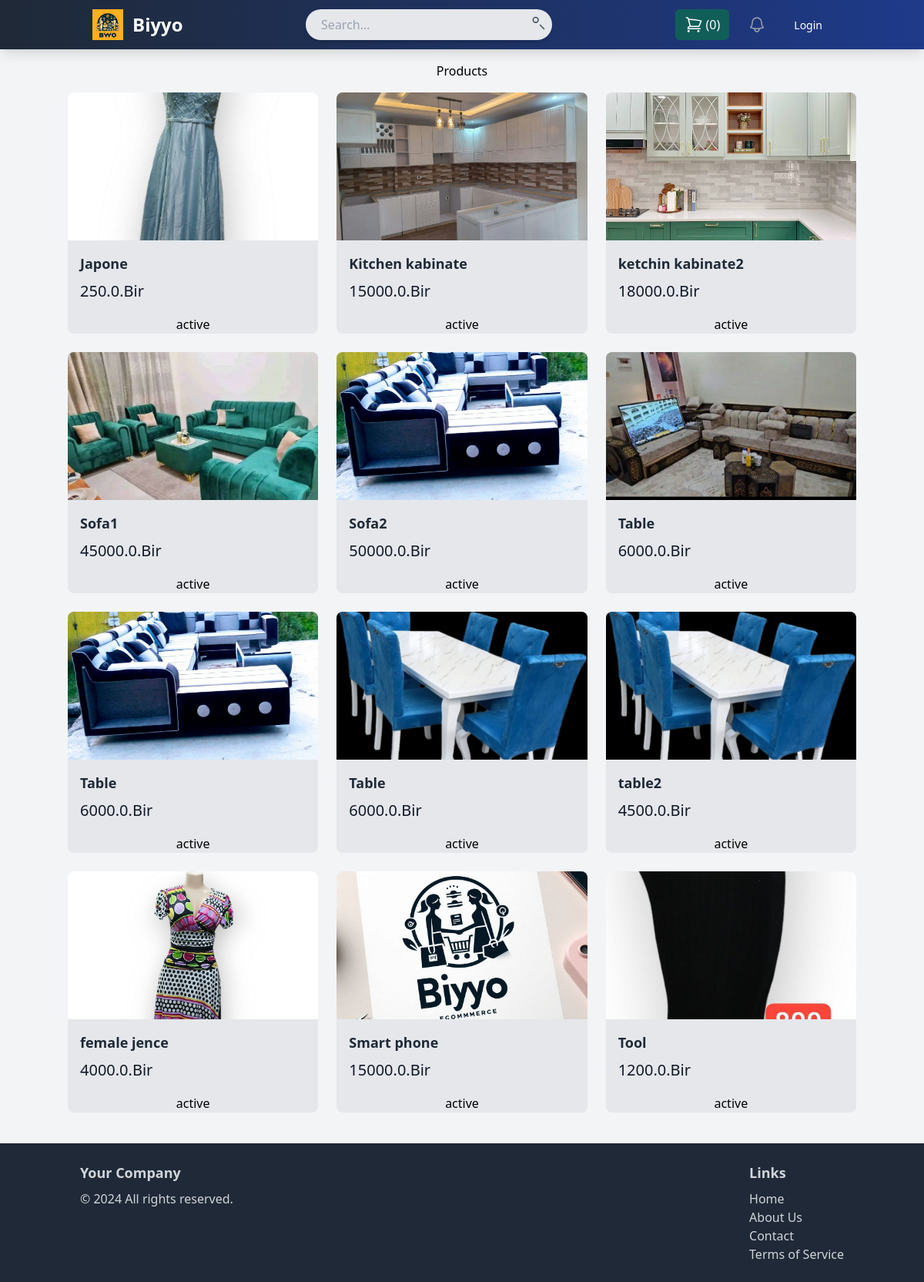
The page /vendors/2/ on the database its author committed.
### Stores/models.py (models this page shows, shortened)
class Products(models.Model):
    DRAFT= 'Draft'
    WAITING_APPROVAL= 'Waiting Apruval'
    ACTIVE = 'active'
    DELETE = 'delete'
    STATUS_CHOICES = (
        (DRAFT,'Draft'),
        (WAITING_APPROVAL,'Waiting Apruval'),
        (ACTIVE,'active'),
        (DELETE, 'delete')
    )
    id = models.AutoField(primary_key=True)
    name = models.CharField(max_length=50, blank=True, null=True)
    image = models.ImageField(upload_to="product_images", null=True, blank=True)
    category = models.ForeignKey(Categories, on_delete=models.CASCADE, default=1)
    description = models.TextField(blank=True, null=True)
    specifications = models.JSONField(blank=True, null=True)
    initial_sell = models.FloatField(blank=True, null=True)
    initial_buy = models.FloatField(blank=True, null=True)
    dimensions = models.CharField(default='0x0x0', max_length=255)
    color = models.CharField(max_length=255)
    tax_percentage = models.CharField(max_length=255, blank=True, null=True)
    brand = models.CharField(max_length=255)
    brand_model = models.CharField(max_length=255, blank=True, null=True)
    status = models.CharField(max_length=255, choices=STATUS_CHOICES, default=ACTIVE)
    additional_details = models.JSONField(blank=True, null=True)
    display_order = models.IntegerField(default=0)
    parent = models.ForeignKey('self', on_delete=models.CASCADE, blank=True, null=True, related_name='variants')
    domain_user = models.ForeignKey(User, on_delete=models.CASCADE)  # Default to user with ID=1
    added_by = models.ForeignKey(User, on_delete=models.CASCADE, related_name='added_products')
    created_at = models.DateTimeField(auto_now_add=True)
    updated_at = models.DateTimeField(auto_now=True)

### UserProfile/views.py (the view)
# urls.py: path('vendors/<int:pk>/', vendor_detial, name='vendors'),
def vendor_detial(request, pk):
    users = User.objects.get(pk= pk)
    products =  Products.objects.filter(status= Products.ACTIVE)
    return render(request, 'verdor_detail.html',{
        'users':users,
        'products':products
    })

### Stores/cart.py (called while the page is built)
    def __len__(self):
        return sum(item['quantity'] for item in self.cart.values())

### Stores/context_proccessor.py (called while the page is built)
def cart (request):
    return {'cart':Cart(request)}

### UserProfile/Templates/verdor_detail.html (shortened to what this page needs)
{% extends "base.html" %}
{% block content %}
    <h1 class="text-size 20px text-center">
        {% firstof user.get_full_name user.username %} Products
    </h1>
    <div class=" px-2,py-3 mt-4 grid grid-cols-1 gap-6 sm:grid-cols-2 lg:grid-cols-3 xl:grid-cols-4 xl:gap-8 ">
        {% for product in products %}
            <a href="{% url 'product_detail' product.pk %}" class="group">
                <div class="bg-gray-200 rounded-lg overflow-hidden">
                    <img src="{{ product.image.url }}" alt="{{ product.name }}" class="w-full h-48 object-cover object-center group-hover:opacity-75 transition-opacity duration-300">
                    <div class="p-4">
                        <h3 class="text-lg font-semibold text-gray-800 mb-2">{{ product.name }}</h3>
                        <p class="text-xl font-medium text-gray-900">{{ product.initial_sell }}.Bir</p>
                    </div>
                    <hr clas =my-3>
                    <p class= "text-gry-500 text-center " >{{ product.get_status_display }}
                </div>
            </a>
        {% empty %}
            <p>No products available for this user.</p>
        {% endfor %}
    </div>
{% endblock %}

### rows shown on the page
Products: image (picture), name "Japone", initial_sell "250.0", status "active"
Products: image (picture), name "Kitchen kabinate", initial_sell "15000.0", status "active"
Products: image (picture), name "ketchin kabinate2", initial_sell "18000.0", status "active"
Products: image (picture), name "Sofa1", initial_sell "45000.0", status "active"
Products: image (picture), name "Sofa2", initial_sell "50000.0", status "active"
Products: image (picture), name "Table", initial_sell "6000.0", status "active"
Products: image (picture), name "Table", initial_sell "6000.0", status "active"
Products: image (picture), name "Table", initial_sell "6000.0", status "active"
Products: image (picture), name "table2", initial_sell "4500.0", status "active"
Products: image (picture), name "female jence", initial_sell "4000.0", status "active"
Products: image (picture), name "Smart phone", initial_sell "15000.0", status "active"
Products: image (picture), name "Tool", initial_sell "1200.0", status "active"

### other values the page prints
{{ cart|length }} "0"
